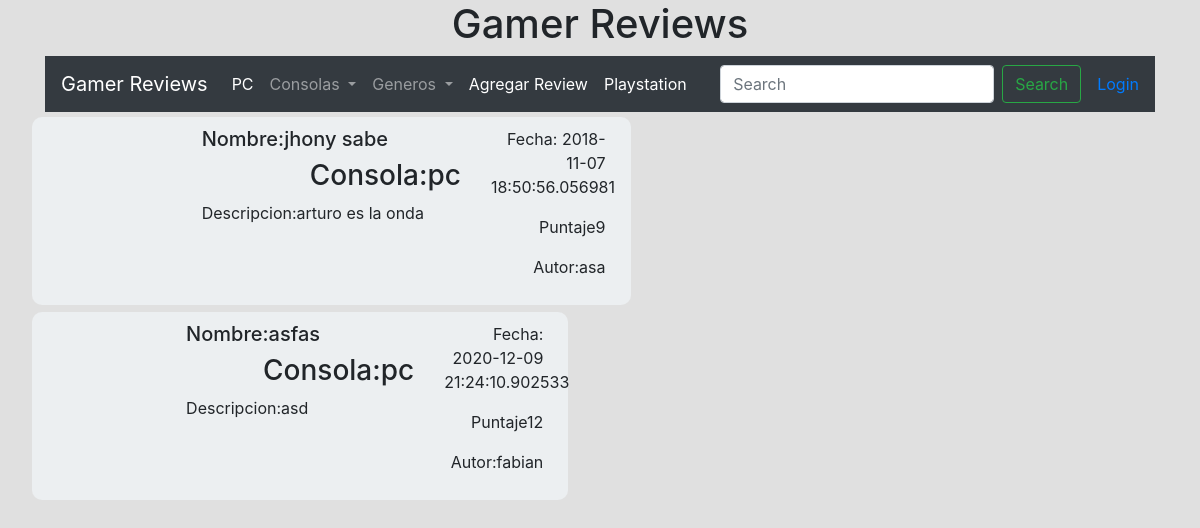
The app's page /Search/Consola/1 with its own data.
### database_setup.py (models this page shows)
class Reviewjuego(Base):
	__tablename__ = 'review'
	id = Column(Integer, primary_key=True)
	puntaje = Column(String(4),nullable=False)
	titulo = Column(String(50), nullable=False)
	portada = Column(String(50), nullable=False)
	contenido = Column(String(250), nullable=False)
	fecha_creacion = Column(DateTime, nullable=False)
	id_consola = Column(Integer, ForeignKey("consola.id"))
	consola = relationship(Consola)
	id_autor = Column(Integer, ForeignKey("user.id"))
	user = relationship(User)

class Consola(Base):
	__tablename__ = 'consola'
	id = Column(Integer, primary_key=True)
	nombre_consola = Column(String(50), nullable=False)

class User(Base):
	__tablename__ = 'user'
	id = Column(Integer, primary_key=True)
	username = Column(String(50), nullable=False)
	email = Column(String(250), nullable=False)
	pw_hash = Column(String(250), nullable=False)
	fecha_creacion = Column(DateTime, nullable=False)

### application.py (the view)
@app.route('/Search/Consola/<int:id>', methods=['GET'])
def searchConsola(id):
	posts = session.query(Reviewjuego,User,Consola).join(User,Reviewjuego.id_autor == User.id).join(Consola,Reviewjuego.id_consola == Consola.id).filter(Reviewjuego.id_consola == id).all()
	if 'username' in login_session:
		username = login_session['username']
		return render_template('Search.html', posts = posts, username=username,consolas=ConsolasNAV,generos=GenerosNAV)
	else:
		return render_template('Search.html', posts = posts,consolas=ConsolasNAV,generos=GenerosNAV)

### templates/Search.html (shortened to what this page needs)
{% extends "index.html" %}
{% block content %}
  {% for post in posts %}
    <div class="row post">
	  <div class="col-md-3">
	  </div>
      <div class="col-md-6">
        <h5>Nombre:{{post.Reviewjuego.titulo}}</h5>
        <h3 class="text-right">Consola:{{post.Consola.nombre_consola}}</h3>
	  	<div>
        	<p>Descripcion:{{post.Reviewjuego.contenido}}</p>
      	</div>
	  </div>
	  <div class="col-md-3">
      	<div class="text-right">
       	 	<p>Fecha: {{post.Reviewjuego.fecha_creacion}}<p>
		</div>
	  		<p class="text-right">Puntaje{{post.Reviewjuego.puntaje}}</p>
	  		<p class="text-right text-bottom">Autor:{{post.User.username}}</p>
      </div>
       </div>
  {% endfor%}
{% endblock %}

### static/css/style.css (style rules this page uses)
body { background-color: #E0E0E0; }
.post { background-color: #ECEFF1; padding: 10px; margin: 2px; margin-top: 5px; border-radius: 10px; }

### records on screen
Reviewjuego: Reviewjuego.titulo "jhony sabe", Consola.nombre_consola "pc", Reviewjuego.contenido "arturo es la onda", Reviewjuego.fecha_creacion "2018-11-07 18:50:56.056981", Reviewjuego.puntaje "9", User.username "asa"
Reviewjuego: Reviewjuego.titulo "asfas", Consola.nombre_consola "pc", Reviewjuego.contenido "asd", Reviewjuego.fecha_creacion "2020-12-09 21:24:10.902533", Reviewjuego.puntaje "12", User.username "fabian"
